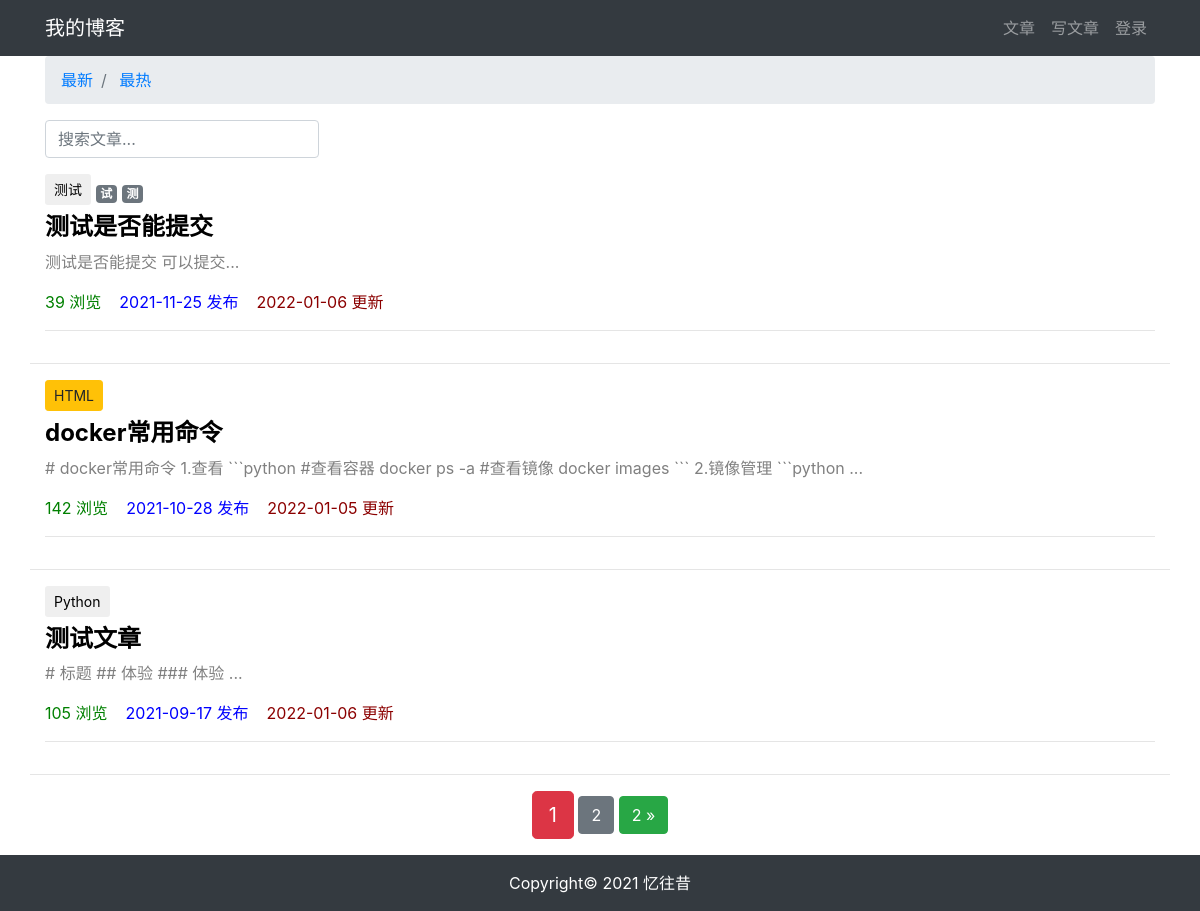
Before: /article/article-list/ with the older database file.
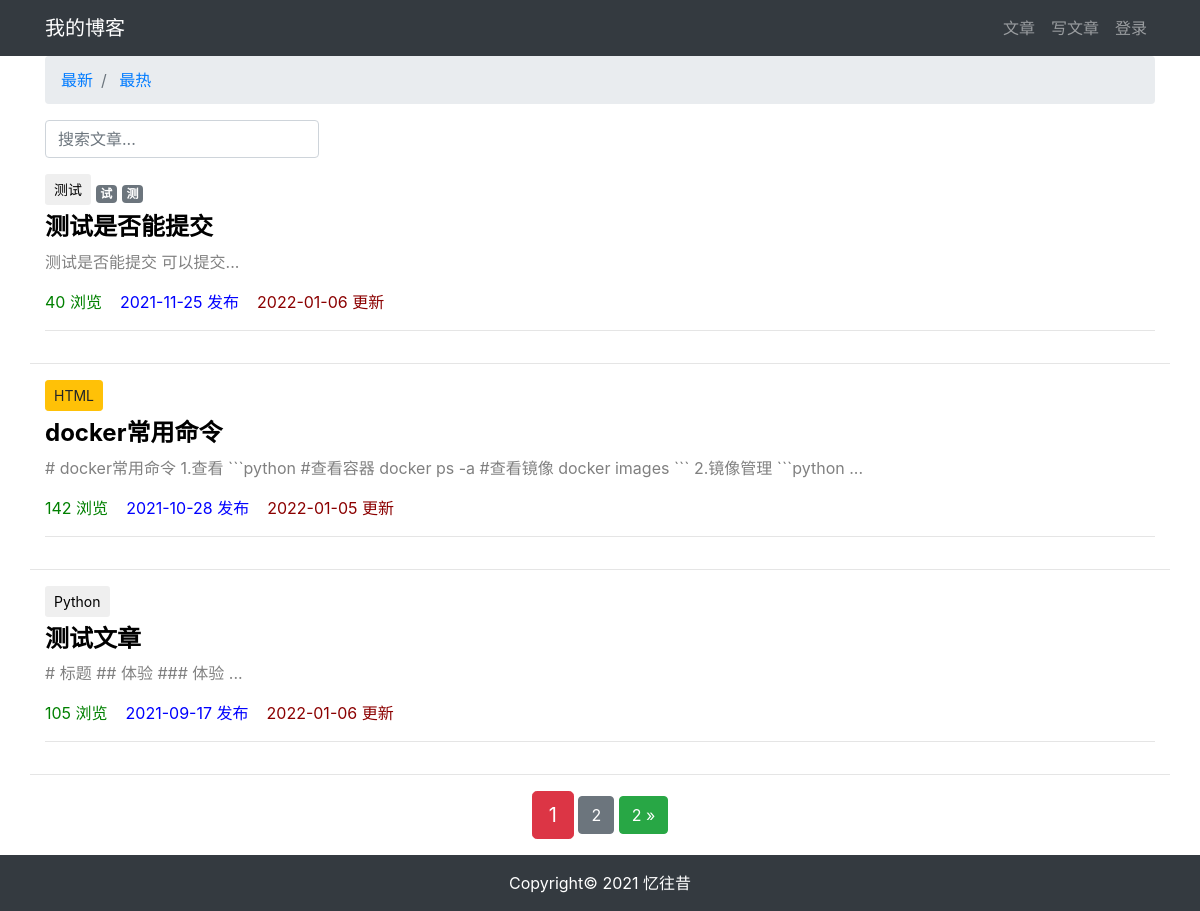
After: the same page with the newer database file.
### article/models.py (models this page shows, shortened)
class ArticlePost(models.Model):
    author = models.ForeignKey(User, on_delete=models.CASCADE)
    title = models.CharField(max_length=100)
    body = models.TextField()
    created = models.DateTimeField(default=timezone.now)
    updated = models.DateTimeField(auto_now=True)
    total_views = models.PositiveIntegerField(default=0)
    tags = TaggableManager(blank=True)
    avatar = models.ImageField(upload_to='article/%Y%m%d/', blank=True)
    column = models.ForeignKey(
        ArticleColumn,
        null=True,
        blank=True,
        on_delete=models.CASCADE,
        related_name='article'
    )
    class Meta:
        ordering = ('-created',)

class ArticleColumn(models.Model):
    title = models.CharField(max_length=100, blank=True)
    created = models.DateTimeField(default=timezone.now)
    def __str__(self):
        return self.title

### article/views.py (the view)
# urls.py: path('article-list/', views.article_list, name='article_list'),
def article_list(request):
    search = request.GET.get('search')
    order = request.GET.get('order')
    column = request.GET.get('column')
    tag = request.GET.get('tag')
    article_list = ArticlePost.objects.all()
    if search:
        article_list = article_list.filter(Q(title__icontains=search) | Q(body__icontains=search))
    else:
        search = ''
    if column is not None and column.isdigit():
        article_list = article_list.filter(column=column)
    if tag and tag != 'None':
        article_list = article_list.filter(tags__name__in=[tag])
    if order == 'total_views':
        article_list = article_list.order_by('-total_views')
    paginator = Paginator(article_list, 3)
    page = request.GET.get('page')
    articles = paginator.get_page(page)
    context = {
        'articles': articles,
        'order': order,
        'search': search,
        'column': column,
        'tag': tag,
    }
    return render(request, 'article/list.html', context)

### templates/article/list.html (shortened to what the changed rows need)
{% extends "base.html" %}
{% load static %}
{% block content %}
    <div class="container">
        <div class="row mt-2">
            {% for article in articles %}
                <div class="col">
                    {% if article.column %}
                        <button type="button"
                                class="btn btn-sm mb-2
                        {% if article.column.title == 'Django' %}
                            btn-success
                        {% elif article.column.title == 'Java' %}
                            btn-danger
                        {% elif article.column.title == 'HTML' %}
                            btn-warning
                        {% endif %}
                    "
                        >
                            {{ article.column }}
                        </button>
                    {% endif %}
                    <span>
                        {% for tag in article.tags.all %}
                            <a href="#"
                               class="badge badge-secondary"
                            >
                                {{ tag }}
                            </a>
                        {% endfor %}
                    </span>
                    <h4>
                        <b>
                            <a href="{% url 'article:article_detail' article.id %}"
                               style="color: black;"
                            >
                                {{ article.title }}
                            </a>
                        </b>
                    </h4>
                    <div>
                        <p style="color: gray;">
                            {{ article.body|slice:'100' }}...
                        </p>
                    </div>
                    <p>
                        <span style="color: green;">
                    {{ article.total_views }} 浏览&nbsp;&nbsp;&nbsp;
                </span>
                        <span style="color: blue;">
                    {{ article.created|date:'Y-m-d' }} 发布&nbsp;&nbsp;&nbsp;
                </span>
                        <span style="color: darkred;">
                    {{ article.updated|date:'Y-m-d' }} 更新
                </span>
                    </p>
                    <hr>
                </div>
                <hr style="width: 100%;"/>
            {% endfor %}
        </div>
    </div>
{% endblock content %}

Changed rows visible on the page:
changed ArticlePost "测试是否能提交": total_views "39" → "40"
